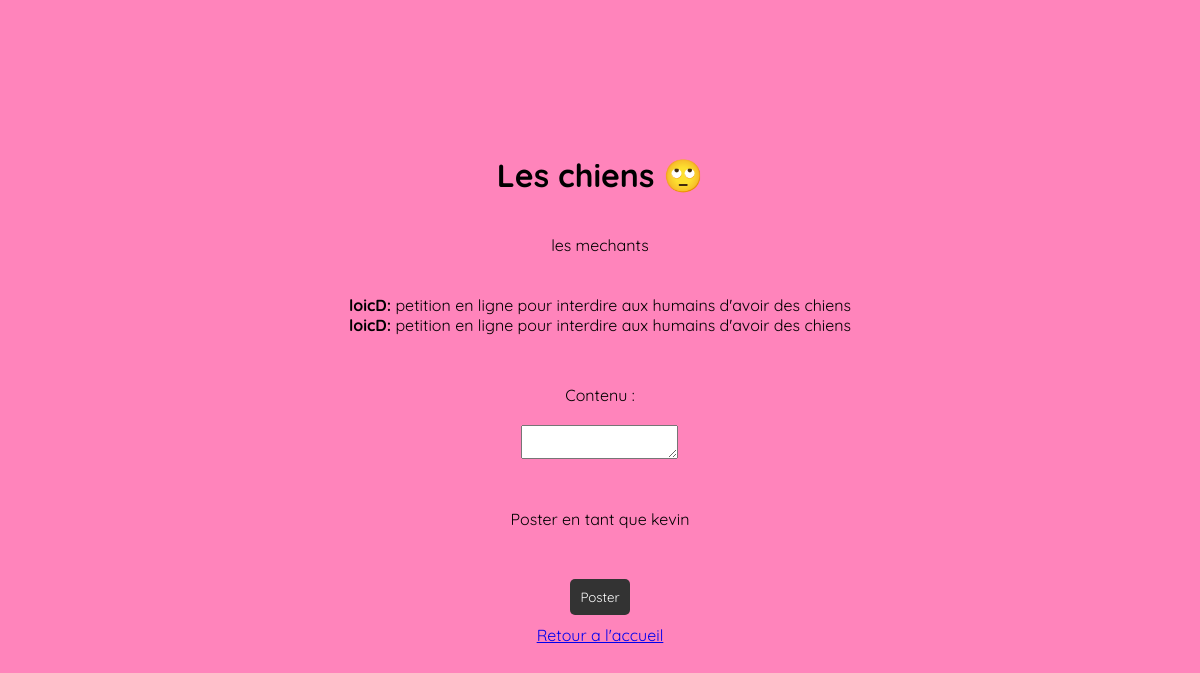
The page /vues/topic.php?id=16 (signed in) on the database its author committed.
### tables this page shows
CREATE TABLE IF NOT EXISTS `topics` (
  `id` int(11) unsigned NOT NULL AUTO_INCREMENT,
  `subject` varchar(255) NOT NULL,
  `content` text NOT NULL,
  `username` varchar(50) NOT NULL,
  `created_at` timestamp NULL DEFAULT CURRENT_TIMESTAMP,
  PRIMARY KEY (`id`)
);

CREATE TABLE IF NOT EXISTS `posts` (
  `id` int(11) unsigned NOT NULL AUTO_INCREMENT,
  `content` text NOT NULL,
  `username` varchar(50) NOT NULL,
  `topic_id` int(11) unsigned NOT NULL,
  `created_at` timestamp NULL DEFAULT CURRENT_TIMESTAMP,
  `profile_pic` varchar(255) NOT NULL,
  PRIMARY KEY (`id`)
);

### vues/topic.php (the view, shortened to what this page needs)
<?php
include('../models/forumDB.php');
$sql = "SELECT * FROM topics WHERE id=".$_GET['id'];
$result = mysqli_query($conn, $sql);
$row = mysqli_fetch_assoc($result);
echo '<h1>'.$row['subject'].'</h1>';
echo '<p>'.$row['content'].'</p>';
$sql = "SELECT * FROM posts WHERE topic_id=".$_GET['id'];
$result = mysqli_query($conn, $sql);
while ($row = mysqli_fetch_assoc($result)) {
    echo '<p><b>'.$row['username'].':</b> '.$row['content'].'</p>';
}
?>
<!DOCTYPE html>
<html lang="en">
<head>
    <link rel="stylesheet" href="../css/topic.css">
</head>
<body>
<form method="post">
    <br><br>
    <label>Contenu :</label>
    <textarea name="content"></textarea><br><br>
    <?php if (isset($_SESSION['username'])) { ?>
        <p>Poster en tant que <?php echo $_SESSION['username']; ?></p>
    <?php } ?>
    <br><br>
    <input type="submit" value="Poster">
</form>
<a href="../index.php">Retour a l'accueil</a>
</body>
</html>

### css/topic.css (style rules this page uses)
* { font-family: 'Quicksand', sans-serif; margin: 0; padding: 0; box-sizing: border-box; }
body { background-color: #ff66abcd; display: flex; flex-direction: column; align-items: center; justify-content: center; height: 100vh; }
form { display: flex; flex-direction: column; align-items: center; justify-content: center; }
label, textarea, input[type="submit"] { margin: 10px; }
input[type="submit"] { padding: 10px; background-color: #333; color: #fff; border: none; border-radius: 5px; cursor: pointer; }

### rows shown on the page
topics: subject "Les chiens 🙄", content "les mechants"
posts: username "loicD", content "petition en ligne pour interdire aux humains d'avoir des chiens"
posts: username "loicD", content "petition en ligne pour interdire aux humains d'avoir des chiens"

### other values the page prints
$_SESSION['username'] "kevin"
